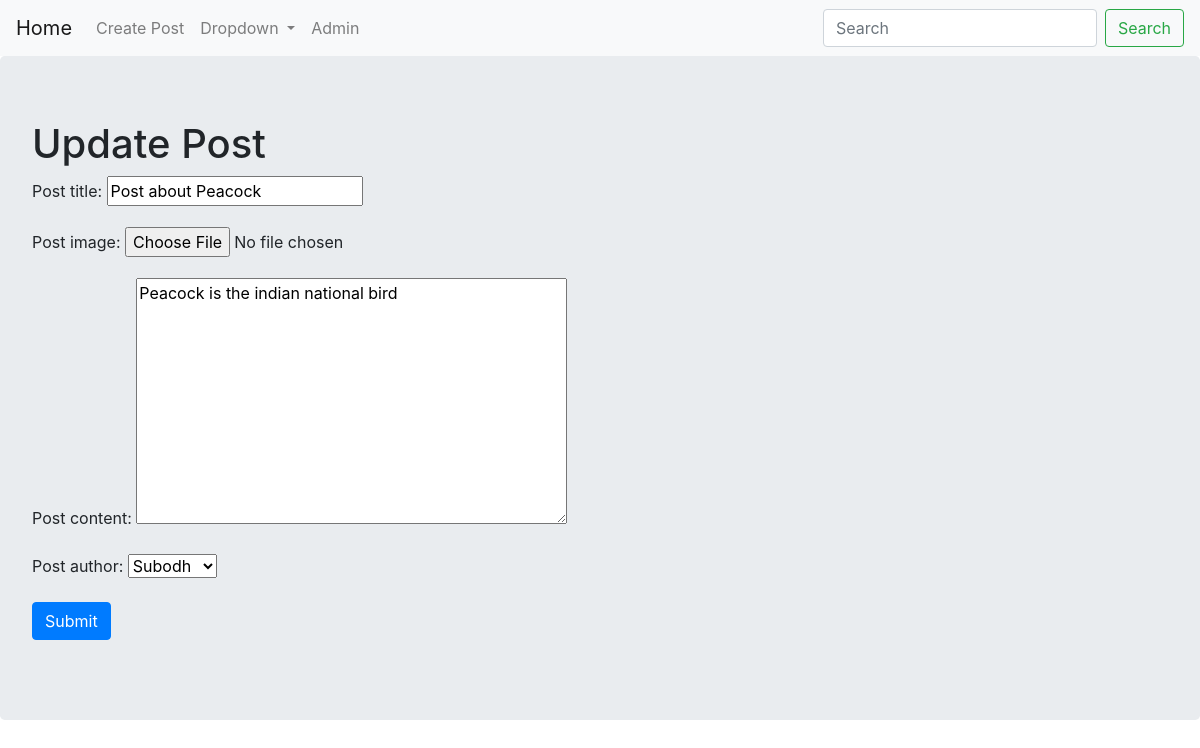
Page /CBVs/update/5/ on the committed database.
### CBVs/models.py (models this page shows, shortened)
class Posts(models.Model):
    post_title=models.CharField(max_length=300)
    post_image=models.ImageField(upload_to=upload_post_image,blank=True,null=True)
    post_content=models.TextField(blank=True)
    post_date=models.DateTimeField(auto_now_add=True)
    post_author=models.ForeignKey(User,on_delete=models.CASCADE)
    objects=PostsManager()

### CBVs/views.py (the view)
# urls.py: path('update/<int:pk>/',views.PostsUpdateView.as_view(),name='update'),
class PostsUpdateView(UpdateView):
    fields = '__all__'
    model = models.Posts

### CBVs/templates/CBVs/posts_form.html (shortened to what this page needs)
{% extends "base.html" %}
{% block body %}
<div class="jumbotron">
  <h1>
    {% if not form.instance.pk %}
    Create Post
    {% else %}
    Update Post
    {% endif %}
  </h1>
    <form method="POST">
      {{ form.as_p }}
      <input type="submit" class='btn btn-primary' value="Submit">
    </form>
</div>
{% endblock %}

### rows in the picture
Posts: post_title "Post about Peacock", post_content "Peacock is the indian national bird", post_author "Subodh"
